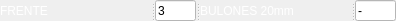
              <widget class="QSplitter" name="splitter_4">
               <property name="orientation">
                <enum>Qt::Horizontal</enum>
               </property>
               <widget class="QLabel" name="label_11">
                <property name="minimumSize">
                 <size>
                  <width>151</width>
                  <height>21</height>
                 </size>
                </property>
                <property name="maximumSize">
                 <size>
                  <width>151</width>
                  <height>16777215</height>
                 </size>
                </property>
                <property name="styleSheet">
                 <string notr="true">color: rgb(255, 255, 255);
font: 75 italic 8pt &quot;Arial&quot;;</string>
                </property>
                <property name="text">
                 <string>FRENTE</string>
                </property>
               </widget>
               <widget class="QLineEdit" name="frente_tractor">
                <property name="minimumSize">
                 <size>
                  <width>41</width>
                  <height>21</height>
                 </size>
                </property>
                <property name="maximumSize">
                 <size>
                  <width>41</width>
                  <height>21</height>
                 </size>
                </property>
                <property name="styleSheet">
                 <string notr="true">background-color: rgb(255, 255, 255);</string>
                </property>
                <property name="text">
                 <string>3</string>
                </property>
               </widget>
               <widget class="QLabel" name="label_21">
                <property name="minimumSize">
                 <size>
                  <width>151</width>
                  <height>21</height>
                 </size>
                </property>
                <property name="maximumSize">
                 <size>
                  <width>151</width>
                  <height>16777215</height>
                 </size>
                </property>
                <property name="styleSheet">
                 <string notr="true">color: rgb(255, 255, 255);
font: 75 italic 8pt &quot;Arial&quot;;</string>
                </property>
                <property name="text">
                 <string>BULONES 20mm</string>
                </property>
               </widget>
               <widget class="QLineEdit" name="bulones20mm_tractor">
                <property name="minimumSize">
                 <size>
                  <width>41</width>
                  <height>21</height>
                 </size>
                </property>
                <property name="maximumSize">
                 <size>
                  <width>41</width>
                  <height>21</height>
                 </size>
                </property>
                <property name="styleSheet">
                 <string notr="true">background-color: rgb(255, 255, 255);</string>
                </property>
                <property name="text">
                 <string>-</string>
                </property>
               </widget>
              </widget>
